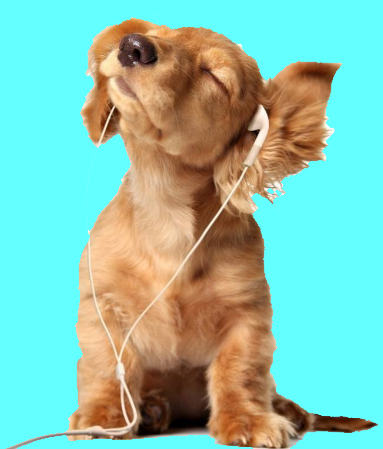
#> input picture mixPicture/123.png, 383 x 449 px
$ python -i EdgeDetection.py   (imports and definitions only)
#> lines starting #> are read from the running program, lines starting #| are printed output that depends on the picture
# -*- coding: utf-8 -*-
import cv2

def gray_picture(input_path, output_path):
    # imread需要读进完整的一张图 是128*128*4维的图片 多的一维是alpha通道就是透明度
#> called with input_path = 'mixPicture/123.png', output_path = 'out.png'
    img = cv2.imread(input_path, cv2.IMREAD_UNCHANGED)  #
#> img is the input picture: shape (449, 383, 3); mean B, G, R 175, 193.7, 137
    if img is not None:
        # 因为灰度模式下透明信息被舍弃，原来透明的像素点值为0，也就是变成了黑色（白色为255）
        # img[:,:,3] = 255
        # 对所有透明度作画的图片转成实际颜色处理
        # 遍历img，把透明度转化为实际颜色
        if img.shape[2] > 3:  # 通道数判断
            b, g, r, a = cv2.split(img)  # 4通道
            # 透明图片作画的处理，透明画的特点是bgr都为0，a上有值
            if (b == g).all() and (b == r).all() and (r == g).all():
                a_img = a  # 取透明通道
                for i in range(len(a_img)):
                    a_img[i] = 255 - a_img[i]
                    for j in range(len(a_img[i])):
                        if int(a_img[i][j]) > 128:
                            a[i][j] = 255
                        else:
                            a[i][j] = 0
                new_img = a_img
            else:
                new_img = cv2.merge([b, g, r])
                new_img = cv2.cvtColor(new_img, cv2.COLOR_BGR2GRAY)  # 转换了灰度化+
        else:
            new_img = cv2.cvtColor(img, cv2.COLOR_BGR2GRAY)  # 转换了灰度化+
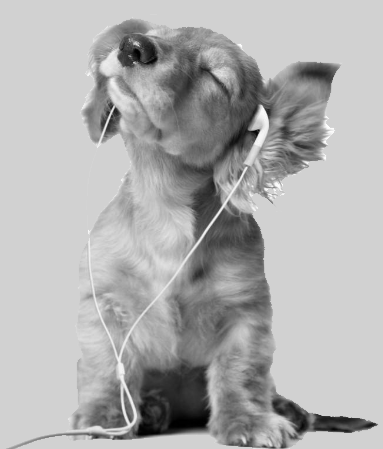
#> new_img: shape (449, 383); min 0, max 254, mean 174.8

        # 用高斯平滑处理原图像降噪
        new_img = cv2.GaussianBlur(new_img, (3, 3), 0)
        # 最外一层1px做外围涂白色，使得内容封闭
        new_img = new_img[1:-1, 1:-1]
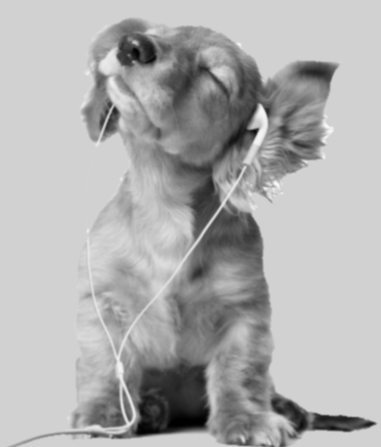
#> new_img: shape (447, 381); min 0, max 250, mean 174.5
        new_img = cv2.copyMakeBorder(new_img, 1, 1, 1, 1, cv2.BORDER_CONSTANT, value=255)
#> new_img: shape (449, 383)
        # 用canny特征提取轮廓
        new_img = cv2.Canny(new_img, 50, 150)
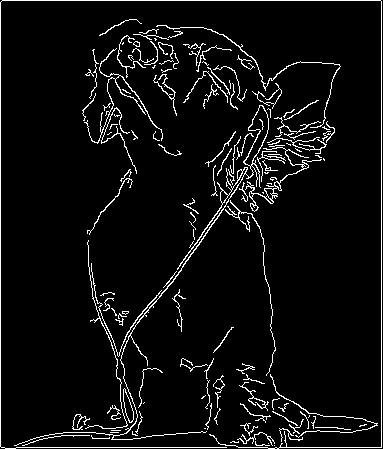
#> new_img: shape (449, 383); 5.5% white in thin lines or dots
        # 图像取反
        new_img = 255 - new_img
#> new_img: shape (449, 383); 94.5% white; black in thin lines or dots
        # 保存图片
        cv2.imwrite(output_path, new_img)
    else:
        print("图片读取失败，请检测是否上传成功")

>>> result = gray_picture('mixPicture/123.png', 'out.png')

$ run again, on mixPicture/333.png
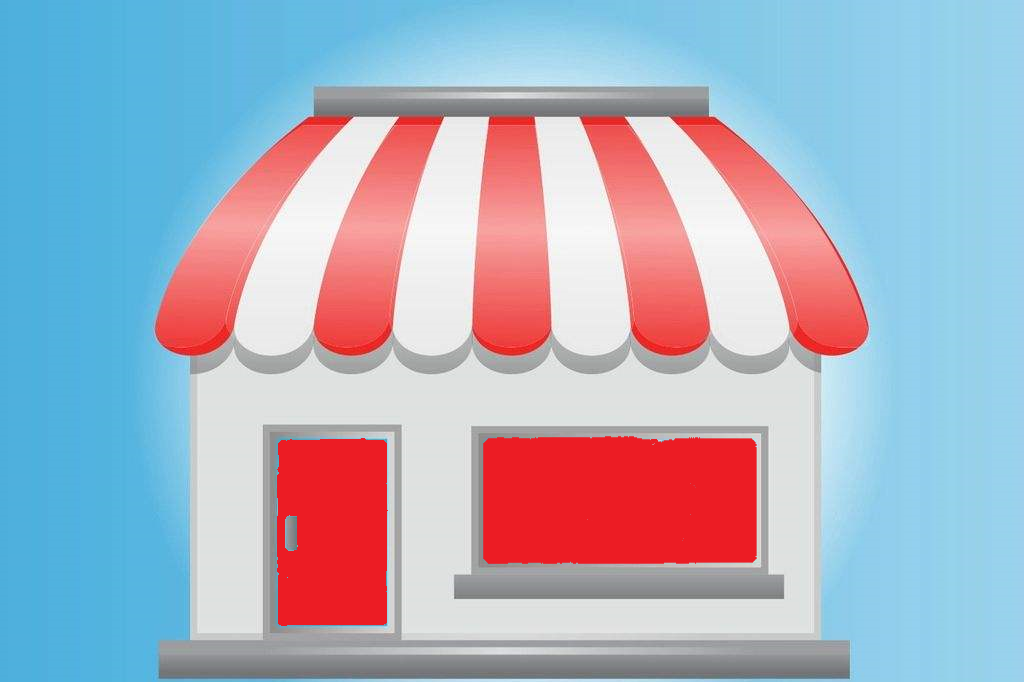
#> input picture mixPicture/333.png, 1024 x 682 px
#> in gray_picture, img is the input picture: shape (682, 1024, 3); mean B, G, R 193.1, 176.2, 170.4
#> in gray_picture, `new_img = cv2.cvtColor(img, cv2.COLOR_BGR2GRAY)`:
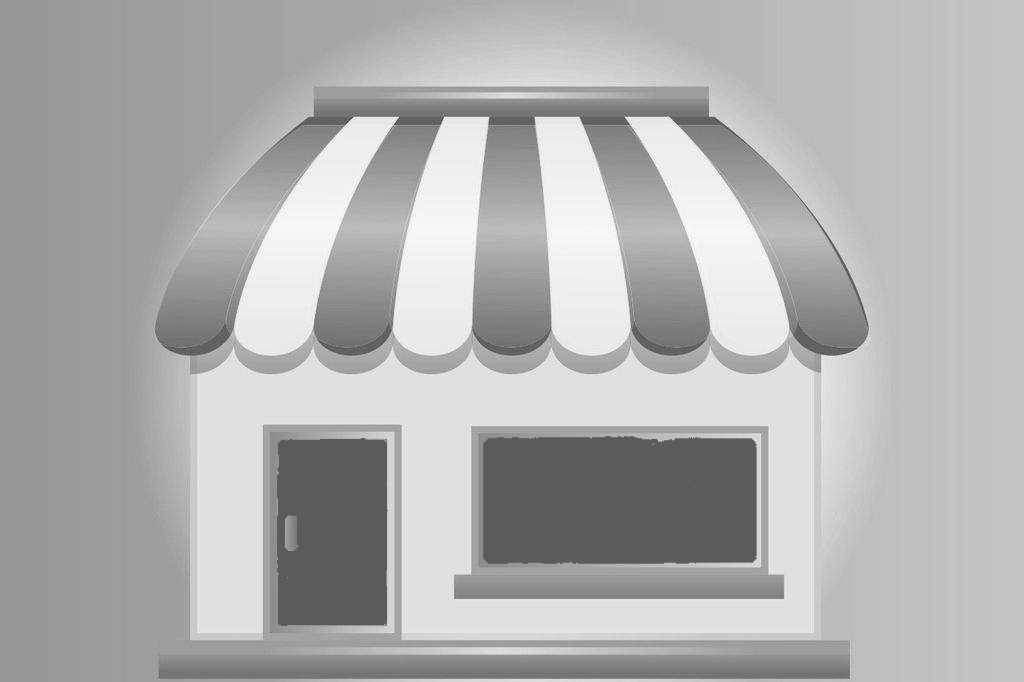
#> new_img: shape (682, 1024); min 56, max 255, mean 176.3
#> in gray_picture, `new_img = cv2.Canny(new_img, 50, 150)`:
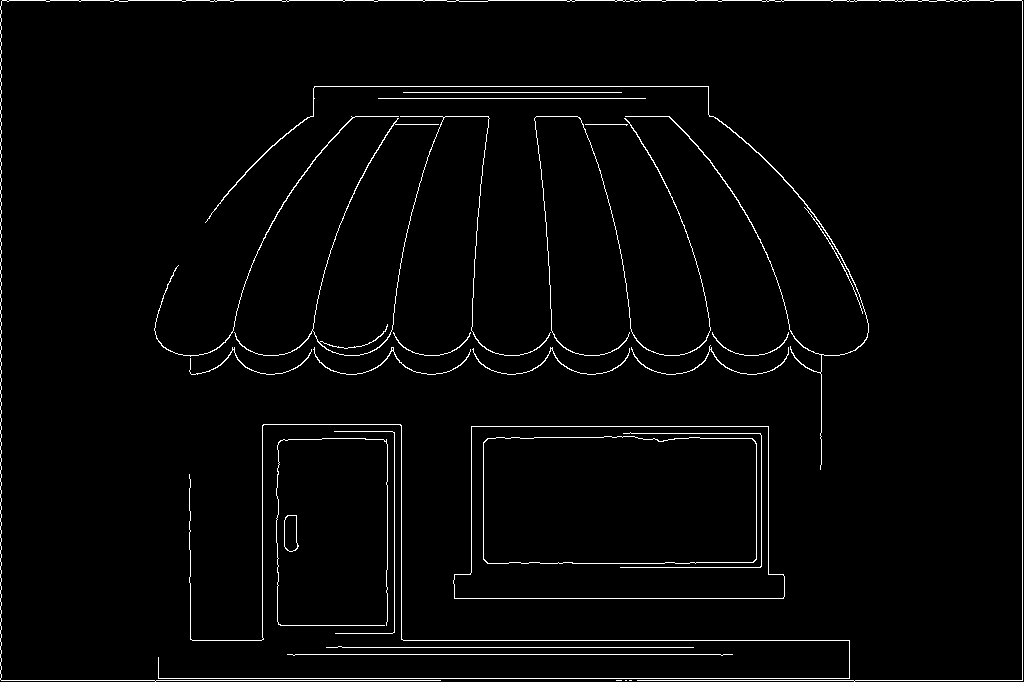
#> new_img: shape (682, 1024); 2.2% white in thin lines or dots
